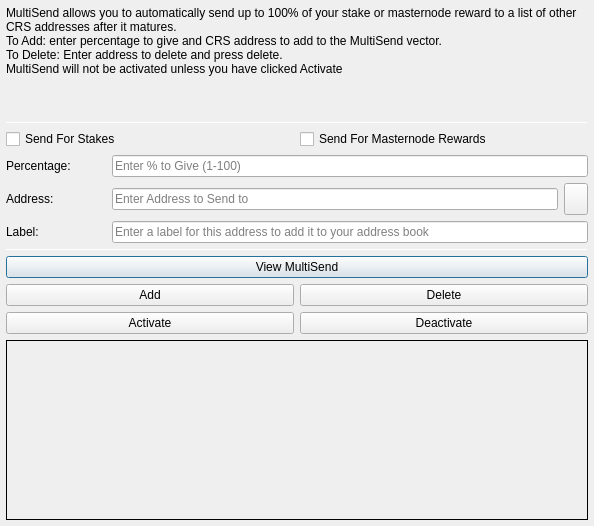
<?xml version="1.0" encoding="UTF-8"?>
<ui version="4.0">
 <class>MultiSendDialog</class>
 <widget class="QDialog" name="MultiSendDialog">
  <property name="windowModality">
   <enum>Qt::NonModal</enum>
  </property>
  <property name="geometry">
   <rect>
    <x>0</x>
    <y>0</y>
    <width>594</width>
    <height>526</height>
   </rect>
  </property>
  <property name="windowTitle">
   <string>MultiSend</string>
  </property>
  <layout class="QVBoxLayout" name="verticalLayout" stretch="0">
   <property name="leftMargin">
    <number>6</number>
   </property>
   <property name="topMargin">
    <number>6</number>
   </property>
   <property name="rightMargin">
    <number>6</number>
   </property>
   <property name="bottomMargin">
    <number>6</number>
   </property>
   <item>
    <layout class="QVBoxLayout" name="verticalLayout_Main" stretch="1,1,1,0,1,1,1">
     <item>
      <widget class="QLabel" name="label_2">
       <property name="lineWidth">
        <number>1</number>
       </property>
       <property name="text">
        <string>MultiSend allows you to automatically send up to 100% of your stake or masternode reward to a list of other CRS addresses after it matures.
To Add: enter percentage to give and CRS address to add to the MultiSend vector.
To Delete: Enter address to delete and press delete.
MultiSend will not be activated unless you have clicked Activate</string>
       </property>
       <property name="alignment">
        <set>Qt::AlignLeading|Qt::AlignLeft|Qt::AlignTop</set>
       </property>
       <property name="wordWrap">
        <bool>true</bool>
       </property>
      </widget>
     </item>
     <item>
      <widget class="Line" name="line">
       <property name="minimumSize">
        <size>
         <width>0</width>
         <height>1</height>
        </size>
       </property>
       <property name="maximumSize">
        <size>
         <width>16777215</width>
         <height>1</height>
        </size>
       </property>
       <property name="orientation">
        <enum>Qt::Horizontal</enum>
       </property>
      </widget>
     </item>
     <item>
      <layout class="QVBoxLayout" name="verticalLayout_Settings">
       <item>
        <layout class="QHBoxLayout" name="horizontalLayout">
         <item>
          <widget class="QCheckBox" name="multiSendStakeCheckBox">
           <property name="text">
            <string>Send For Stakes</string>
           </property>
          </widget>
         </item>
         <item>
          <widget class="QCheckBox" name="multiSendMasternodeCheckBox">
           <property name="text">
            <string>Send For Masternode Rewards</string>
           </property>
          </widget>
         </item>
        </layout>
       </item>
       <item>
        <layout class="QHBoxLayout" name="horizontalLayout_6">
         <item>
          <widget class="QLabel" name="label">
           <property name="minimumSize">
            <size>
             <width>100</width>
             <height>0</height>
            </size>
           </property>
           <property name="toolTip">
            <string>Percentage of stake to send</string>
           </property>
           <property name="text">
            <string>Percentage:</string>
           </property>
          </widget>
         </item>
         <item>
          <widget class="QLineEdit" name="multiSendPercentEdit">
           <property name="toolTip">
            <string>Enter whole numbers 1 - 100</string>
           </property>
           <property name="placeholderText">
            <string>Enter % to Give (1-100)</string>
           </property>
          </widget>
         </item>
        </layout>
       </item>
       <item>
        <layout class="QHBoxLayout" name="horizontalLayout_7">
         <item>
          <widget class="QLabel" name="label_5">
           <property name="minimumSize">
            <size>
             <width>100</width>
             <height>0</height>
            </size>
           </property>
           <property name="toolTip">
            <string>Address to send portion of stake to</string>
           </property>
           <property name="text">
            <string>Address:</string>
           </property>
          </widget>
         </item>
         <item>
          <widget class="QLineEdit" name="multiSendAddressEdit">
           <property name="toolTip">
            <string/>
           </property>
           <property name="placeholderText">
            <string>Enter Address to Send to</string>
           </property>
          </widget>
         </item>
         <item>
          <widget class="QToolButton" name="addressBookButton">
           <property name="maximumSize">
            <size>
             <width>16777215</width>
             <height>32</height>
            </size>
           </property>
           <property name="toolTip">
            <string>Choose an address from the address book</string>
           </property>
           <property name="text">
            <string/>
           </property>
           <property name="icon">
            <iconset resource="../cronos.qrc">
             <normaloff>:/icons/address-book</normaloff>:/icons/address-book</iconset>
           </property>
           <property name="shortcut">
            <string>Alt+A</string>
           </property>
          </widget>
         </item>
        </layout>
       </item>
      </layout>
     </item>
     <item>
      <layout class="QHBoxLayout" name="horizontalLayout_3">
       <item>
        <widget class="QLabel" name="label_3">
         <property name="minimumSize">
          <size>
           <width>100</width>
           <height>0</height>
          </size>
         </property>
         <property name="text">
          <string>Label:</string>
         </property>
        </widget>
       </item>
       <item>
        <widget class="QLineEdit" name="labelAddressLabelEdit">
         <property name="placeholderText">
          <string>Enter a label for this address to add it to your address book</string>
         </property>
        </widget>
       </item>
      </layout>
     </item>
     <item>
      <widget class="Line" name="line_2">
       <property name="minimumSize">
        <size>
         <width>0</width>
         <height>1</height>
        </size>
       </property>
       <property name="maximumSize">
        <size>
         <width>16777215</width>
         <height>1</height>
        </size>
       </property>
       <property name="orientation">
        <enum>Qt::Horizontal</enum>
       </property>
      </widget>
     </item>
     <item>
      <layout class="QVBoxLayout" name="verticalLayout_Buttons">
       <item>
        <layout class="QHBoxLayout" name="horizontalLayout_4">
         <item>
          <widget class="QPushButton" name="viewButton">
           <property name="toolTip">
            <string/>
           </property>
           <property name="statusTip">
            <string>View MultiSend Vector</string>
           </property>
           <property name="text">
            <string>View MultiSend</string>
           </property>
          </widget>
         </item>
        </layout>
       </item>
       <item>
        <layout class="QHBoxLayout" name="horizontalLayout_2">
         <item>
          <widget class="QPushButton" name="addButton">
           <property name="toolTip">
            <string/>
           </property>
           <property name="statusTip">
            <string>Add to MultiSend Vector</string>
           </property>
           <property name="text">
            <string>Add</string>
           </property>
          </widget>
         </item>
         <item>
          <widget class="QPushButton" name="deleteButton">
           <property name="toolTip">
            <string/>
           </property>
           <property name="statusTip">
            <string>Delete Address From MultiSend Vector</string>
           </property>
           <property name="text">
            <string>Delete</string>
           </property>
          </widget>
         </item>
        </layout>
       </item>
       <item>
        <layout class="QHBoxLayout" name="horizontalLayout_5">
         <item>
          <widget class="QPushButton" name="activateButton">
           <property name="statusTip">
            <string>Activate MultiSend</string>
           </property>
           <property name="text">
            <string>Activate</string>
           </property>
          </widget>
         </item>
         <item>
          <widget class="QPushButton" name="disableButton">
           <property name="statusTip">
            <string>Deactivate MultiSend</string>
           </property>
           <property name="text">
            <string>Deactivate</string>
           </property>
          </widget>
         </item>
        </layout>
       </item>
      </layout>
     </item>
     <item>
      <widget class="QLabel" name="message">
       <property name="minimumSize">
        <size>
         <width>0</width>
         <height>180</height>
        </size>
       </property>
       <property name="frameShape">
        <enum>QFrame::Panel</enum>
       </property>
       <property name="frameShadow">
        <enum>QFrame::Plain</enum>
       </property>
       <property name="lineWidth">
        <number>1</number>
       </property>
       <property name="midLineWidth">
        <number>1</number>
       </property>
       <property name="text">
        <string/>
       </property>
       <property name="alignment">
        <set>Qt::AlignLeading|Qt::AlignLeft|Qt::AlignTop</set>
       </property>
       <property name="wordWrap">
        <bool>true</bool>
       </property>
      </widget>
     </item>
    </layout>
   </item>
  </layout>
 </widget>
 <resources>
  <include location="../cronos.qrc"/>
 </resources>
 <connections/>
</ui>
